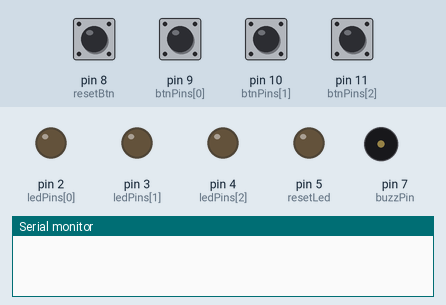
A sketch run on a simulated Arduino Uno, built with avr-gcc and run on an emulated ATmega328P. Parts: output pins drawn as LEDs (lit = HIGH), buzzer (waves = sounding), the last lines printed to the serial monitor. The inputs (shaded band) are chosen by the test bench; at power-on: pin 8 (resetBtn), pin 9 (btnPins[0]), pin 10 (btnPins[1]), pin 11 (btnPins[2]) HIGH.

Above: at 1.2 s.
1.3 s: pin 9 (btnPins[0]) pulled LOW for 0.15 s
At 2.5 s:
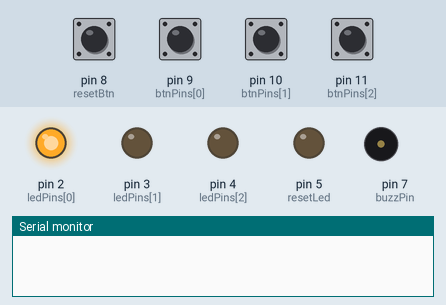
2.9 s: pin 8 (resetBtn) pulled LOW for 0.15 s
At 3.7 s:
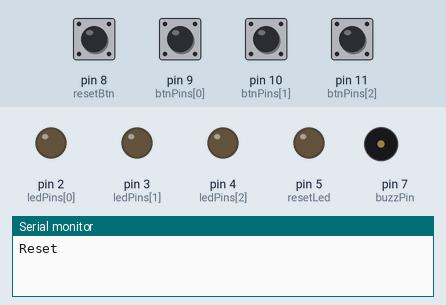
4.5 s: pin 10 (btnPins[1]) pulled LOW for 0.15 s
At 4.9 s:
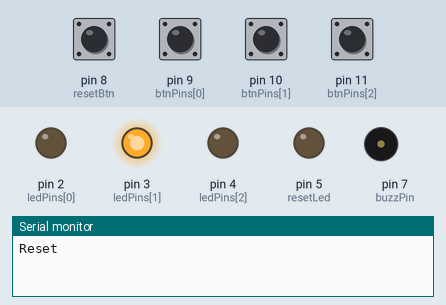
6.1 s: pin 8 (resetBtn) pulled LOW for 1 s
At 7.4 s:
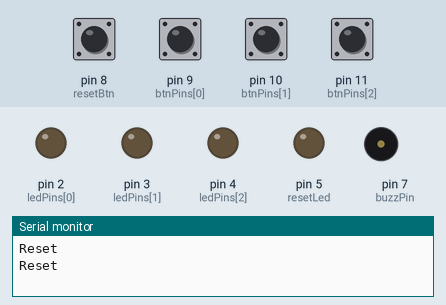
8.6 s: pin 11 (btnPins[2]) pulled LOW for 0.15 s
At 9.3 s:
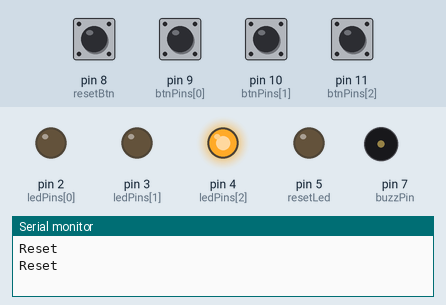
10.2 s: pin 8 (resetBtn) pulled LOW for 0.15 s
At 11.7 s:
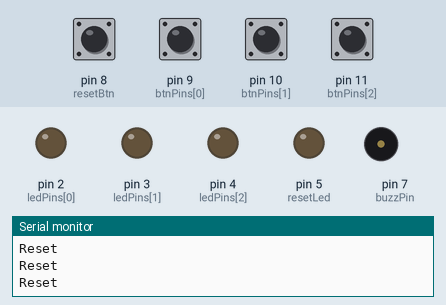
Timing chart, 0 to 12.8 s (numbered marks = the images above; inputs shaded):
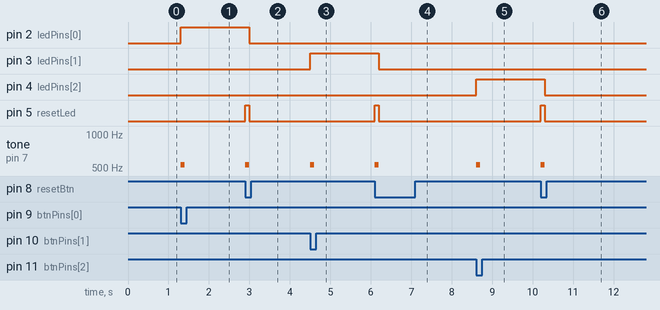

The sketch:

act_6_quiz_buzzer_system.ino
```cpp
// constants
const int ledPins[3] = {2, 3, 4};
const int btnPins[3] = {9, 10, 11};

const int buzzPin = 7;
const int resetLed = 5;
const int resetBtn = 8;

const float buzzFreq = 536.96;

// variables
bool waiting = true;


void setup() {
  // put your setup code here, to run once:
  Serial.begin(9600);

  pinMode(resetLed, OUTPUT);
  pinMode(buzzPin, OUTPUT);
  pinMode(resetBtn, INPUT_PULLUP);

  for (int i = 0; i < 3; i++) {
    pinMode(ledPins[i], OUTPUT);
    pinMode(btnPins[i], INPUT_PULLUP);
  }
}

void loop() {
  // put your main code here, to run repeatedly:
  for (int i = 0; i < 3 && waiting; i++) {
    if (digitalRead(btnPins[i]) == LOW) {
      tone(buzzPin, buzzFreq, 100);
      digitalWrite(ledPins[i], HIGH);
      waiting = false;
      break;
    }
  }

  if (!waiting && digitalRead(resetBtn) == LOW) {
    Serial.println("Reset");

    digitalWrite(resetLed, HIGH);
    tone(buzzPin, buzzFreq);
    delay(100);
    digitalWrite(resetLed, LOW);
    noTone(buzzPin);
    for (int i = 0; i < 3; i++) digitalWrite(ledPins[i], LOW);
    waiting = true;
  }
}
```

Measured:
- after the input at 1.3 s, pin 2 (ledPins[0]): LOW → HIGH at once; tone on pin 7 (buzzPin): silent → 536 Hz at once, → silent 0.10 s later
- after the input at 2.9 s, pin 2 (ledPins[0]): HIGH → LOW after 0.10 s; pin 5 (resetLed): LOW → HIGH at once, → LOW 0.10 s later; tone on pin 7 (buzzPin): silent → 536 Hz at once, → silent 0.10 s later
- after the input at 4.5 s, pin 3 (ledPins[1]): LOW → HIGH at once; tone on pin 7 (buzzPin): silent → 536 Hz at once, → silent 0.10 s later
- after the input at 6.1 s, pin 3 (ledPins[1]): HIGH → LOW after 0.10 s; pin 5 (resetLed): LOW → HIGH at once, → LOW 0.10 s later; tone on pin 7 (buzzPin): silent → 536 Hz at once, → silent 0.10 s later
- after the input at 8.6 s, pin 4 (ledPins[2]): LOW → HIGH at once; tone on pin 7 (buzzPin): silent → 536 Hz at once, → silent 0.10 s later
- after the input at 10.2 s, pin 4 (ledPins[2]): HIGH → LOW after 0.10 s; pin 5 (resetLed): LOW → HIGH at once, → LOW 0.10 s later; tone on pin 7 (buzzPin): silent → 536 Hz at once, → silent 0.10 s later
